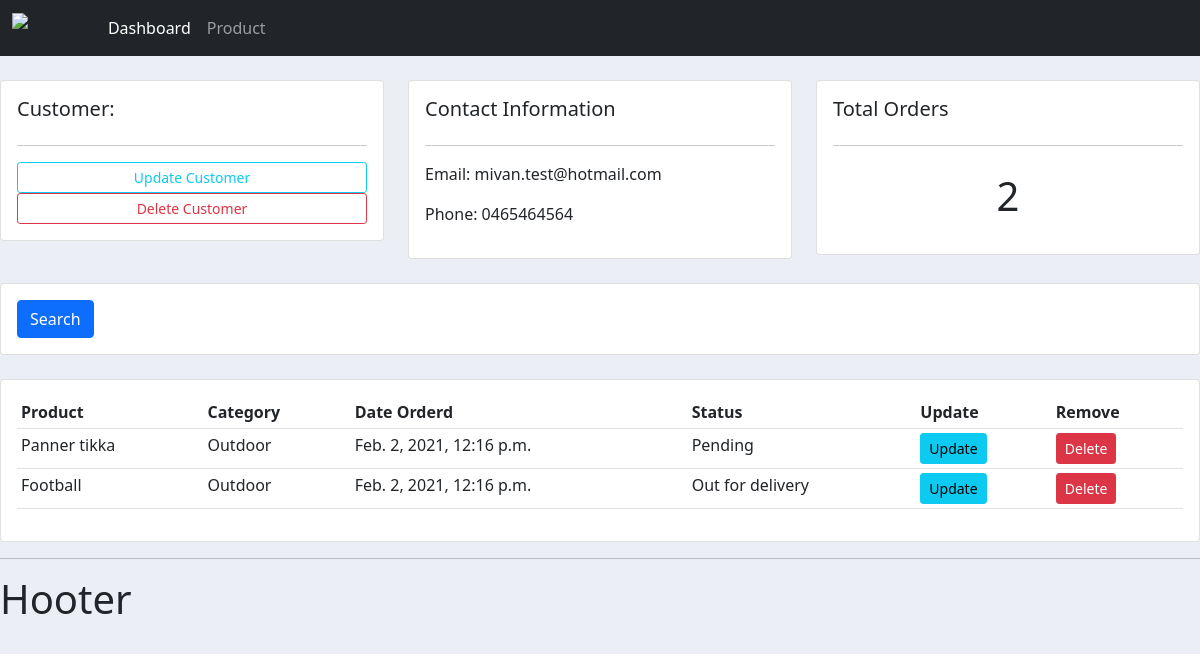
The app's page /customer/1/ with its own data.
### loginaccounts/models.py (models this page shows, shortened)
class Customer(models.Model):
    name = models.CharField(max_length=200,null=True)
    phone = models.CharField(max_length=200,null=True)
    email = models.CharField(max_length=200,null=True)
    date_created = models.DateTimeField(auto_now_add= True,null=True)

class Order(models.Model):
    STATUS =(
            ('Pending','Pending'),
            ('Out for delivery','Out for delivery'),
            ('Delivered','Delivered')
            )
    customer = models.ForeignKey(Customer,null=True, on_delete=models.SET_NULL)
    product = models.ForeignKey(Product,null=True, on_delete=models.SET_NULL)
    date_created = models.DateTimeField(auto_now_add= True,null=True)
    status = models.CharField(max_length=200,null=True,choices=STATUS)

class Product(models.Model):
    CATEGORY =(
            ('Indoor','Indoor'),
            ('Outdoor','Outdoor'),
            )
    name = models.CharField(max_length=200,null=True)
    price = models.FloatField(null=True)
    category = models.CharField(max_length=200,null=True,choices=CATEGORY)
    description = models.CharField(max_length=200,null=True)
    date_created = models.DateTimeField(auto_now_add= True,null=True)
    tag = models.ManyToManyField(Tag)
    def __str__(self):
        return self.name

### loginaccounts/views.py (the view)
# urls.py: path('customer/<str:pk>/',views.customer,name='customer'),
def customer(request, pk):
    customer = Customer.objects.get(id=pk)
    orders= customer.order_set.all()
    order_count = orders.count()
    context = {'customer': customer,'orders':orders,'order_count':order_count}
    return render(request,'loginaccounts/customer.html', context)

### loginaccounts/templates/loginaccounts/customer.html
{% extends 'loginaccounts/main.html' %}
{% block content %}
	<br>
<div class="row">
	<div class="col-md">
		<div class="card card-body">
			<h5>Customer:</h5>
			<hr>
			<a class="btn btn-outline-info  btn-sm btn-block" href="">Update Customer</a>
			<a class="btn btn-outline-danger  btn-sm btn-block" href="">Delete Customer</a>
		</div>
	</div>
	<div class="col-md">
		<div class="card card-body">
			<h5>Contact Information</h5>
			<hr>
			<p>Email: {{customer.email}}</p>
			<p>Phone: {{customer.phone}}</p>
		</div>
	</div>
	<div class="col-md">
		<div class="card card-body">
			<h5>Total Orders</h5>
			<hr>
			<h1 style="text-align: center;padding: 10px">{{order_count}}</h1>
		</div>
	</div>
</div>
<br>
<div class="row">
	<div class="col">
		<div class="card card-body">
			<form method="get">
		    <button class="btn btn-primary" type="submit">Search</button>
		  </form>
		</div>
	</div>
</div>
<br>
<div class="row">
	<div class="col-md">
		<div class="card card-body">
			<table class="table table-sm">
				<tr>
					<th>Product</th>
					<th>Category</th>
					<th>Date Orderd</th>
					<th>Status</th>
					<th>Update</th>
					<th>Remove</th>
				</tr>
				{% for order in orders%}
					<tr>
						<td>	{{order.product}}</td>
						<td>	{{order.product.category}}</td>
						<td>	{{order.date_created}}</td>
						<td>	{{order.status}}</td>
						<td>	<a class="btn btn-sm btn-info" href>Update</a></td>
						<td>	<a class="btn btn-sm btn-danger" href>Delete</a></td>
					</tr>
				{% endfor %}
			</table>
		</div>
	</div>
</div>
{% endblock %}

### static/css/main.css (style rules this page uses)
body { background-color: #ebeff5; }

### records on screen
Customer: email "mivan.test@hotmail.com", phone "0465464564"
Order: product "Panner tikka", product.category "Outdoor", date_created "Feb. 2, 2021, 12:16 p.m.", status "Pending"
Order: product "Football", product.category "Outdoor", date_created "Feb. 2, 2021, 12:16 p.m.", status "Out for delivery"

### other values on screen
{{ order_count }} "2"
